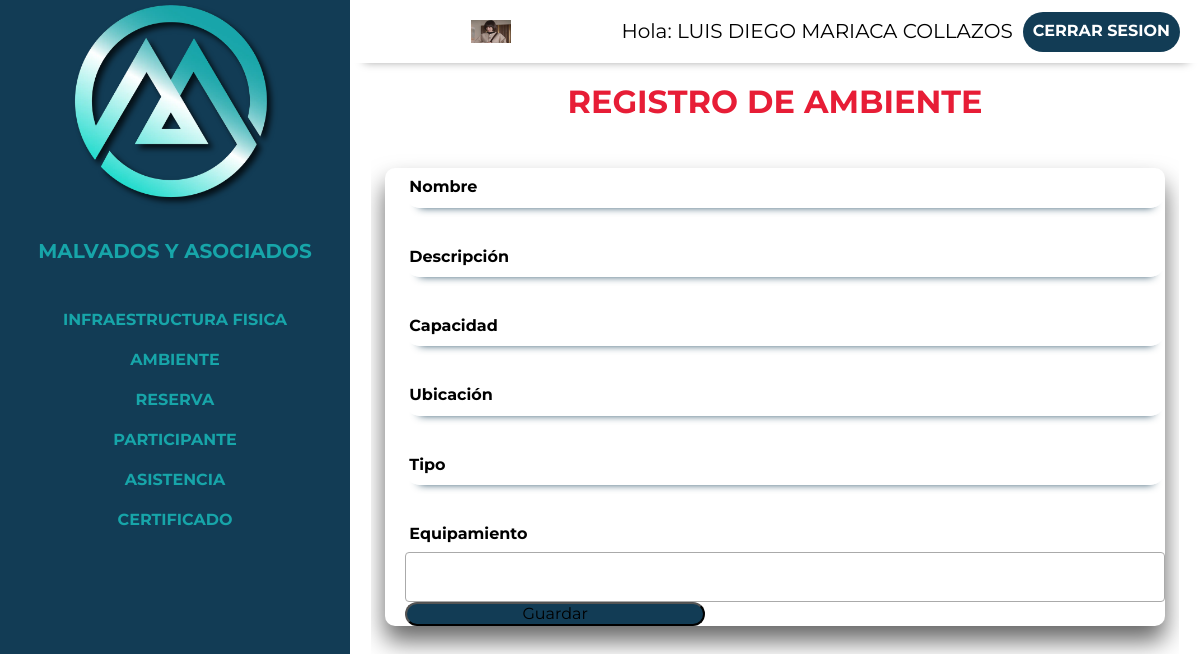
The app's page /control/crear-ambiente.php (signed in) with its own data.
### tables this page shows
CREATE TABLE `usuario` (
  `id_usuario` int(20) NOT NULL,
  `nombre` varchar(60) NOT NULL,
  `apPaterno` varchar(50) NOT NULL,
  `apMaterno` varchar(50) NOT NULL,
  `email` varchar(60) NOT NULL,
  `password` char(60) DEFAULT NULL,
  `estado` varchar(60) DEFAULT NULL,
  `identidad` varchar(60) NOT NULL,
  `foto` varchar(200) DEFAULT NULL,
  `usuario` varchar(50) DEFAULT NULL,
  `celular` varchar(20) DEFAULT NULL,
  `fechaRegistro` date DEFAULT NULL,
  `token` varchar(50) DEFAULT NULL
);

### control/crear-ambiente.php (the view, shortened to what this page needs)
<?php require 'includes/header.php' ?>
<div class="contenedor">
    <div class="crear_principal">
        <h1>Registro de Ambiente</h1>
        <form action="save-ambiente.php" method="post" class="formulario">
            <fieldset>
                <div class="contenedor-campos ">
                    <div class="campo">
                        <input class="input-text" type="text"  name="nombre" id="nombre" required="">
                        <label>Nombre</label>
                    </div>
                    <div class="campo">
                        <input class="input-text" type="text" name="descripcion" id="descripcion"  required="">
                        <label>Descripción</label>
                    </div>
                    <div class="campo">
                        <input class="input-text" type="text" name="capacidad" id="capacidad"  required="">
                        <label>Capacidad</label>
                    </div>
                    <div class="campo">
                        <input class="input-text" type="text" name="ubicacion" id="ubicacion"  required="">
                        <label>Ubicación</label>
                    </div>
                    <div class="campo">
                        <input class="input-text" type="text" name="tipo" id="tipo"  required="">
                        <label>Tipo</label>
                    </div>
                    <div class="campo">
                         <label>Equipamiento</label><br/><br/>
                    </div>
                    <div class="campo">
                    </div>
                    <div class="botton-enviar">
                    <input  class="botton " type="submit" value="Guardar">
                    </div>
                </div>
            </fieldset>
        </form>
    </div>
</div>
<?php require 'includes/footer.php' ?>

### control/includes/header.php (shortened to what this page needs)
<!DOCTYPE html>
<html lang="en">
<head>
    <link rel="stylesheet" href="https://cdn.jsdelivr.net/npm/bootstrap-icons@1.10.4/font/bootstrap-icons.css">
    <link rel="stylesheet" href="../build/css/app.css">
    <link href="https://cdn.jsdelivr.net/npm/select2@4.1.0-rc.0/dist/css/select2.min.css" rel="stylesheet" />
</head>
<body>
<div class="dashboard">
    <aside class="sidebar">
        <div class="logo-principal">
            <img  loading="lazy"  width="40" heigth="30" src="../build/img/control/logo.webp" alt="desdeaqui">
            <a href="index.php"><h3>  Malvados y Asociados </h3></a>
        </div>
        <nav class="sidebar-nav flex">
            <a href="infraestructura.php">Infraestructura Fisica</a>
            <a href="ambiente.php">Ambiente</a>
            <a href="reserva.php">Reserva</a>
            <a href="participante.php">Participante</a>
            <a href="asistencia.php">Asistencia</a>
                <a href="certificado.php">Certificado</a>
        </nav>
    </aside>
    <div class="principal">
        <div class="barra flex">
            <img src="../build/img/control/sara.webp"  style="width:40px;height:23px;" class="rounded-pill">
            <p>Hola: <span>
                <?php
                $id=$_SESSION['id'];
                include("../app/conexion.php");
                $sql="select nombre, apPaterno, apMaterno from usuario where id_usuario='$id'";
                $resultado=mysqli_query($conectar,$sql);
                $filas=mysqli_fetch_assoc($resultado);
                 echo $filas['nombre'].' '.$filas['apPaterno'].' '.$filas['apMaterno'];
                ?>
                </span></p>
            <a href="../login/cerrar_session.php" class="cerrar-sesion">Cerrar Sesion</a>
        </div>

### build/css/app.css (style rules this page uses)
html { box-sizing:border-box;font-size:62.5% }
*,:after,:before { box-sizing:inherit }
body { font-family:Montserrat,sans-serif;font-size:1.6rem }
p { color:#000;font-size:2rem }
.contenedor { margin:0 auto;max-width:120rem;width:95% }
a { text-decoration:none }
h1,h2,h3 { margin:0 0 5rem }
h1 { font-size:4rem }
h3 { font-size:3rem }
img { display:block;height:auto;margin:0 auto;max-width:60%;width:80% }
html { -webkit-text-size-adjust:100%;line-height:1.15 }
body { margin:0 }
h1 { font-size:2em;margin:.67em 0 }
a { background-color:transparent }
img { border-style:none }
button,input,optgroup,select,textarea { font-family:inherit;font-size:100%;line-height:1.15;margin:0 }
button,input { overflow:visible }
[type=button],[type=reset],[type=submit],button { -webkit-appearance:button }
fieldset { padding:.35em .75em .625em }
.dashboard { background-color:#fff }
@media (min-width:768px) { .dashboard { display:flex;height:100vh } }
.dashboard .principal { flex:1 }
.sidebar { background-color:#123c55;width:100% }
@media (min-width:768px) { .sidebar { max-width:35rem } }
.sidebar h3 { color:#17a5a9;font-size:2rem;margin:0;padding:2rem;text-align:left }
.sidebar .sidebar-nav { flex-direction:column;margin-top:5rem }
.sidebar .sidebar-nav a { color:#17a5a9;font-weight:700;padding:1rem;text-align:left;transition-duration:.3s;transition-property:background-color;width:100% }
.barra { background-color:#fff;box-shadow:1px 12px 9px -13px rgba(0,0,0,.4);justify-content:flex-end;padding:1rem 2rem;transition-duration:.3s;transition-property:background-color }
.barra p { margin:1rem }
.barra a { background-color:#123c55;border-radius:5rem }
a { align-items:center;color:#fff;display:grid;font-weight:700;height:4rem;justify-content:center;padding:1rem;text-transform:uppercase;transition-duration:.3s;transition-property:background-color }
.botton { background-color:#123c55;border-radius:5rem;margin-top:0;text-align:center }
@media (min-width:768px) { .botton { max-width:40rem;width:20rem } }
@media (min-width:992px) { .botton { max-width:40rem;width:30rem } }
.flex { align-items:center;display:flex }
.crear_principal h1 { color:#e71d36;text-align:center;text-transform:uppercase }
.formulario fieldset { border:none }
.formulario { height:80vh;overflow:auto;padding-top:2rem }
.formulario label { display:block;font-weight:700 }
.formulario input:not([type=submit]),.formulario select,.formulario textarea { background-color:#fff;border:1px solid #fff;border-radius:1.5rem;box-shadow:1px 12px 9px -13px #123c55;display:block;margin-bottom:2rem;padding:1rem;width:100% }
@media (min-width:992px) { .formulario label { width:30rem } }
@media (min-width:992px) { .formulario .campo { align-items:baseline;display:flex;justify-content:center } }
.botton-enviar { color:#fff;font-weight:700 }
.contenedor-campos { border-radius:10px;box-shadow:0 15px 25px rgba(0,0,0,.6);padding-left:2rem }
.contenedor-campos .campo { position:relative }
.contenedor-campos .campo input { background:transparent;border:none;border-bottom:1px solid #fff;color:#000;font-size:1.6rem;margin-bottom:3rem;outline:none;padding:1rem 0;width:100% }
.contenedor-campos .campo label { color:#000;font-size:1.6rem;left:0;padding:1rem .4rem;pointer-events:none;position:absolute;top:0;transition:.5s }

### records on screen
usuario: nombre "LUIS DIEGO", apPaterno "MARIACA", apMaterno "COLLAZOS"
